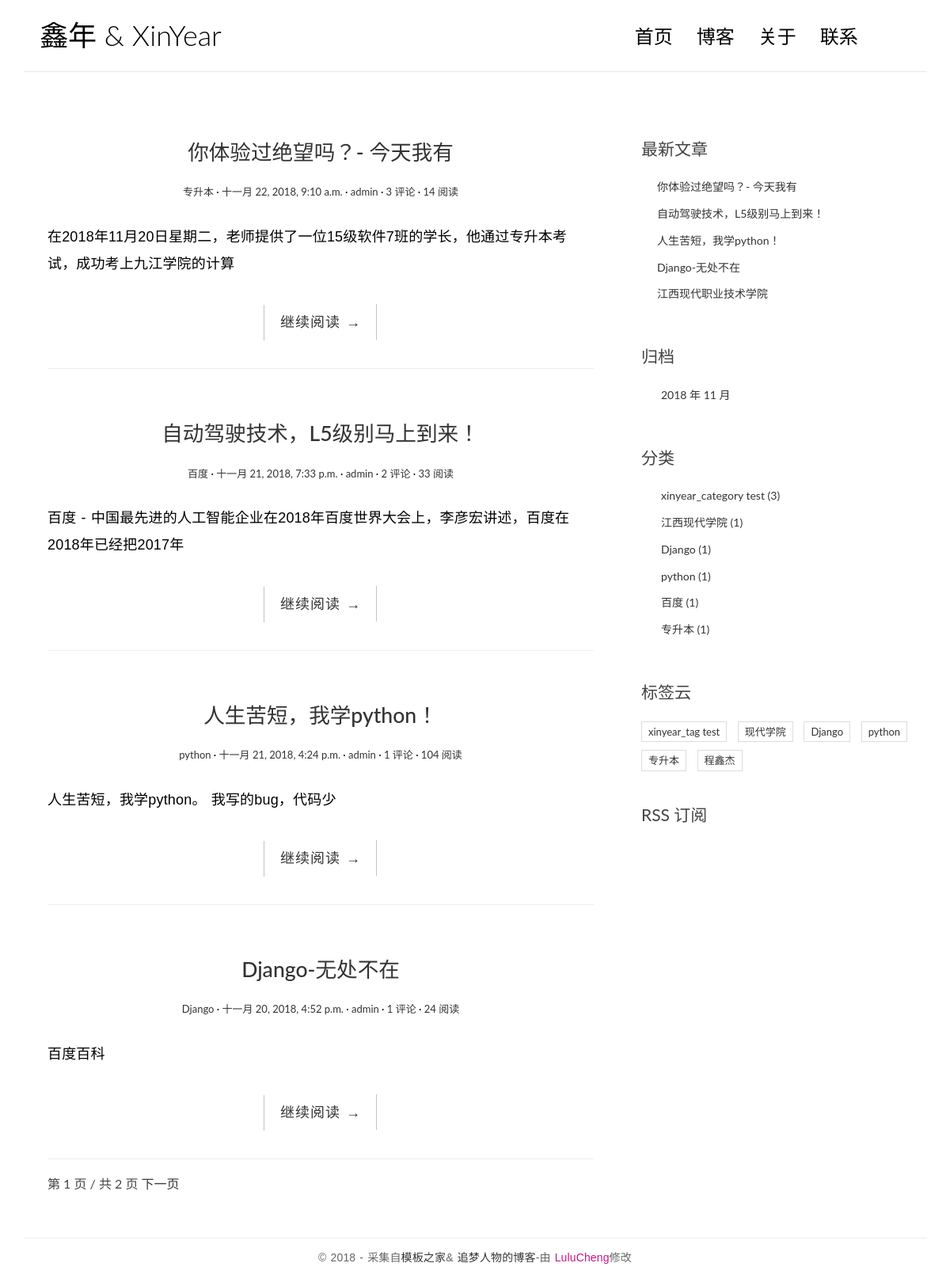
The page / on the database its author committed.
### blog/models.py (models this page shows, shortened)
@python_2_unicode_compatible
class Post(models.Model):
    title = models.CharField(max_length=70)
    body = models.TextField()
    created_time = models.DateTimeField(auto_now_add=True)
    modified_time = models.DateTimeField()
    excerpt = models.CharField(max_length=200, blank=True)
    category = models.ForeignKey(Category)
    tags = models.ManyToManyField(Tag, blank=True)
    author = models.ForeignKey(User)
    def get_absolute_url(self):
        return reverse('blog:detail', kwargs={'pk': self.pk})
    class Meta:
        ordering = ['-created_time', 'title']
    views = models.PositiveIntegerField(default=0)

@python_2_unicode_compatible
class Category(models.Model):
    name = models.CharField(max_length=100)

@python_2_unicode_compatible
class Tag(models.Model):
    name = models.CharField(max_length=100)

### blog/views.py (the view)
# urls.py: url(r'^$', views.IndexView.as_view(), name='index'),
class IndexView(ListView):
    model = Post
    template_name = 'blog/index.html'
    context_object_name = 'post_list'
    paginate_by = 4

### blog/templatetags/blog_tags.py (called while the page is built)
@register.simple_tag
def get_recent_posts(num=5):
    return Post.objects.all().order_by('-created_time')[:num]

@register.simple_tag
def archives():
    return Post.objects.dates('created_time', 'month', order='DESC')

@register.simple_tag
def get_categories():
    return Category.objects.annotate(num_posts=Count('post')).filter(num_posts__gt=0)

@register.simple_tag
def get_tags():
    return Tag.objects.annotate(num_posts=Count('post')).filter(num_posts__gt=0)

### templates/blog/index.html (shortened to what this page needs)
{% extends 'base.html' %}
{% block main %}
    {% for post in post_list %}
    <article class="post post-{{ post.pk }}">
        <header class="entry-header">
            <h1 class="entry-title">
                <a href="{{ post.get_absolute_url }}">{{ post.title }}</a>
            </h1>
            <div class="entry-meta">
                <span class="post-category"><a href="#">{{ post.category.name }}</a></span>
                <span class="post-date"><a href="#"><time class="entry-date"
                                                          datetime="{{ post.created_time }}">{{ post.created_time }}</time></a></span>
                <span class="post-author"><a href="#">{{ post.author }}</a></span>
                <span class="comments-link"><a href="#">{{ post.comment_set.count }} 评论</a></span>
                <span class="views-count"><a href="{{ post.get_absolute_url }}">{{ post.views }} 阅读</a></span>
            </div>
        </header>
        <div class="entry-content clearfix">
            <p>{{ post.excerpt }}</p>
            <div class="read-more cl-effect-14">
                <a href="{{ post.get_absolute_url }}" class="more-link">继续阅读 <span class="meta-nav">→</span></a>
            </div>
        </div>
        <hr/>
    </article>
    {% empty %}
        <div class="no-post">暂时还没有发布的文章！</div>
    {% endfor %}
    {% if is_paginated %}
    <div class="pagination-simple">
        <span class="current">第 {{ page_obj.number }} 页 / 共 {{ paginator.num_pages }} 页</span>
        {% if page_obj.has_next %}
            <a href="?page={{ page_obj.next_page_number }}">下一页</a>
        {% endif %}
    </div>
    {% endif %}
{% endblock main %}

### templates/base.html (shortened to what this page needs)
{% load staticfiles %}
{% load blog_tags %}
<!DOCTYPE html>
<html>
<head>
    <link rel="stylesheet" href="http://code.ionicframework.com/ionicons/2.0.1/css/ionicons.min.css">
    <link rel="stylesheet" href="{% static 'blog/css/bootstrap.min.css' %}">
    <link rel="stylesheet" href="{% static 'blog/css/pace.css' %}">
    <link rel="stylesheet" href="{% static 'blog/css/custom.css' %}">
    <link rel="stylesheet" href="{% static 'blog/css/highlights/github.css' %}">
</head>
<body>
<div class="container">
    <header id="site-header">
        <div class="row">
            <div class="col-md-4 col-sm-5 col-xs-8">
                <div class="logo">
                    <h1><a href="{% url 'blog:index' %}"><b>鑫年</b> &amp; XinYear</a></h1>
                </div>
            </div>
            <div class="col-md-8 col-sm-7 col-xs-4">
                <nav class="main-nav" role="navigation">
                    <div class="collapse navbar-collapse" id="bs-example-navbar-collapse-1">
                        <ul class="nav navbar-nav navbar-right">
                            <li class="cl-effect-11"><a href="{% url 'blog:index' %}" data-hover="首页">首页</a></li>
                            <li class="cl-effect-11"><a href="#" data-hover="博客">博客</a></li>
                            <li class="cl-effect-11"><a href="#" data-hover="关于">关于</a></li>
                            <li class="cl-effect-11"><a href="#" data-hover="联系">联系</a></li>
                        </ul>
                    </div>
                </nav>
            </div>
        </div>
    </header>
</div>
<div class="content-body">
    <div class="container">
        <div class="row">
            <main class="col-md-8">
                {% block main %}
                {% endblock main %}
            </main>
            <aside class="col-md-4">
                <div class="widget widget-recent-posts">
                    <h3 class="widget-title">最新文章</h3>
                    {% get_recent_posts as recent_post_list %}
                    <ul>
                        {% for post in recent_post_list %}
                        <li>
                            <a href="{{ post.get_absolute_url }}">{{ post.title }}</a>
                        </li>
                        {% empty %}
                        暂无文章！
                        {% endfor %}
                    </ul>
                </div>
                <div class="widget widget-archives">
                    <h3 class="widget-title">归档</h3>
                    {% archives as date_list %}
                    <ul>
                        {% for date in date_list %}
                        <li>
                            <a href="{% url 'blog:archives' date.year date.month %}">
                                {{ date.year }} 年 {{ date.month }} 月
                            </a>
                        </li>
                        {% empty %}
                        暂无归档！
                        {% endfor %}
                    </ul>
                </div>
                <div class="widget widget-category">
                    <h3 class="widget-title">分类</h3>
                    {% get_categories as category_list %}
                    <ul>
                        {% for category in category_list %}
                        <li>
                            <a href="{% url 'blog:category' category.pk %}">
                                {{ category.name }}
                                <span class="post-count">({{ category.num_posts }})</span
                            ></a>
                        </li>
                        {% empty %}
                        暂无分类
                        {% endfor %}
                    </ul>
                </div>
                <div class="widget widget-tag-cloud">
                    <h3 class="widget-title">标签云</h3>
                    {% get_tags as tag_list %}
                    <ul>
                        {% for tag in tag_list %}
                        <li>
                            <a href="{% url 'blog:tag' tag.pk %}">{{ tag.name }}</a>
                        </li>
                        {% empty %}
                            暂无标签
                        {% endfor %}
                    </ul>
                </div>
                <div class="rss">
                    <a href=""> RSS 订阅</a>
                </div>
            </aside>
        </div>
    </div>
</div>
<footer id="site-footer">
    <div class="container">
        <div class="row">
            <div class="col-md-12">
                <p class="copyright">&copy 2018 - 采集自<a href="http://www.cssmoban.com/"
                                                        target="_blank" title="模板之家">模板之家</a>&amp;
                    <a href="http://zmrenwu.com/" title="网页模板" target="_blank">追梦人物的博客</a>-由
                    <a href="http://www.chengcailu.cn/" title="网页模板" target="_blank" style="color: mediumvioletred;">LuluCheng</a>修改
                </p>
            </div>
        </div>
    </div>
</footer>
</body>
</html>

### blog/static/blog/css/custom.css (style rules this page uses)
* { outline: none; }
h1, h2, h3, h4, h5, h6 { margin-top: 0; }
b { font-weight: 400; }
a { color: #333; }
body { color: #444; font-family: 'Lato', sans-serif; }
p { font-family: 'Ubuntu', sans-serif; font-weight: 400; word-spacing: 1px; letter-spacing: 0.01em; }
#site-header { background-color: #FFF; padding: 25px 20px; margin-bottom: 40px; border-bottom: 1px solid #e7e7e7; }
.logo h1 a { color: #000; }
.logo h1 { margin: 0; font-family: 'Lato', sans-serif; font-weight: 300; }
.main-nav { margin-top: 11px; max-width: 95%; }
.main-nav a { color: #000000 !important; padding: 0 0 5px 0 !important; margin-right: 30px; font-family: 'Lato', sans-serif; font-weight: 300; font-size: 24px; }
.cl-effect-11 a { padding: 10px 0; color: #0972b4; text-shadow: none; }
.cl-effect-11 a::before { position: absolute; top: 0; left: 0; overflow: hidden; padding: 0 0 5px 0 !important; max-width: 0; border-bottom: 1px solid #000; color: #000; content: attr(data-hover); white-space: nowrap; -webkit-transition: max-width 0.5s; -moz-transition: max-width 0.5s; transition: max-width 0.5s; }
.content-body { padding-bottom: 4em; }
.post { background: #fff; padding: 30px 30px 0; }
.entry-title { text-align: center; font-size: 1.9em; margin-bottom: 20px; line-height: 1.6; padding: 10px 20px 0; }
.entry-meta { text-align: center; color: #DDDDDD; font-size: 13px; margin-bottom: 30px; }
.entry-content { font-size: 18px; line-height: 1.9; font-weight: 300; color: #000; }
.post-category::after, .post-date::after, .post-author::after, .comments-link::after { content: ' ·'; color: #000; }
.read-more { font-family: 'Ubuntu', sans-serif; font-weight: 400; word-spacing: 1px; letter-spacing: 0.01em; text-align: center; margin-top: 20px; }
.cl-effect-14 a { padding: 0 20px; height: 45px; line-height: 45px; position: relative; display: inline-block; margin: 15px 25px; letter-spacing: 1px; font-weight: 400; text-shadow: 0 0 1px rgba(255, 255, 255, 0.3); }
.cl-effect-14 a::before, .cl-effect-14 a::after { position: absolute; width: 45px; height: 1px; background: #C3C3C3; content: ''; -webkit-transition: all 0.3s; -moz-transition: all 0.3s; transition: all 0.3s; pointer-events: none; }
.cl-effect-14 a::before { top: 0; left: 0; -webkit-transform: rotate(90deg); -moz-transform: rotate(90deg); transform: rotate(90deg); -webkit-transform-origin: 0 0; -moz-transform-origin: 0 0; transform-origin: 0 0; }
.cl-effect-14 a::after { right: 0; bottom: 0; -webkit-transform: rotate(90deg); -moz-transform: rotate(90deg); transform: rotate(90deg); -webkit-transform-origin: 100% 0; -moz-transform-origin: 100% 0; transform-origin: 100% 0; }
.widget { background: #fff; padding: 30px 0 0; }
.widget-title { font-size: 1.5em; margin-bottom: 20px; line-height: 1.6; padding: 10px 0 0; font-weight: 400; }
.widget-recent-posts ul { padding: 0; margin: 0; padding-left: 20px; }
.widget-recent-posts ul li { list-style-type: none; position: relative; line-height: 170%; margin-bottom: 10px; }
.widget-recent-posts ul li::before { content: '\f3d3'; font-family: "Ionicons"; position: absolute; left: -17px; top: 3px; font-size: 16px; color: #000; }
.widget-archives ul { padding: 0; margin: 0; padding-left: 25px; }
.widget-archives ul li { list-style-type: none; position: relative; line-height: 170%; margin-bottom: 10px; }
.widget-archives ul li::before { content: '\f3f3'; font-family: "Ionicons"; position: absolute; left: -25px; top: 1px; font-size: 16px; color: #000; }
.widget-category ul { padding: 0; margin: 0; padding-left: 25px; }
.widget-category ul li { list-style-type: none; position: relative; line-height: 170%; margin-bottom: 10px; }
.widget-category ul li::before { content: '\f3fe'; font-family: "Ionicons"; position: absolute; left: -25px; top: 1px; font-size: 18px; color: #000; }
.widget-tag-cloud ul { padding: 0; margin: 0; margin-right: -10px; }
.widget-tag-cloud ul li { list-style-type: none; font-size: 13px; display: inline-block; margin-right: 10px; margin-bottom: 10px; padding: 3px 8px; border: 1px solid #ddd; }
.rss { font-size: 21px; margin-top: 30px; }
.rss a { color: #444; }
#site-footer { padding-top: 10px; padding: 0 0 1.5em 0; }
.copyright { text-align: center; padding-top: 1em; margin: 0; border-top: 1px solid #eee; color: #666; }
.pagination-simple { padding-left: 30px; font-size: 16px; }

### rows shown on the page
Post: title "你体验过绝望吗？- 今天我有", category.name "专升本", created_time "十一月 22, 2018, 9:10 a.m.", author "admin", comment_set.count "3", views "14", excerpt "在2018年11月20日星期二，老师提供了一位15级软件7班的学长，他通过专升本考试，成功考上九江学院的计算"
Post: title "自动驾驶技术，L5级别马上到来！", category.name "百度", created_time "十一月 21, 2018, 7:33 p.m.", author "admin", comment_set.count "2", views "33", excerpt "百度 - 中国最先进的人工智能企业在2018年百度世界大会上，李彦宏讲述，百度在2018年已经把2017年"
Post: title "人生苦短，我学python！", category.name "python", created_time "十一月 21, 2018, 4:24 p.m.", author "admin", comment_set.count "1", views "104", excerpt "人生苦短，我学python。 我写的bug，代码少"
Post: title "Django-无处不在", category.name "Django", created_time "十一月 20, 2018, 4:52 p.m.", author "admin", comment_set.count "1", views "24", excerpt "百度百科"
Post: title "江西现代职业技术学院"
Category: name "xinyear_category test", num_posts "3"
Category: name "江西现代学院", num_posts "1"
Category: name "Django", num_posts "1"
Category: name "python", num_posts "1"
Category: name "百度", num_posts "1"
Category: name "专升本", num_posts "1"
Tag: name "xinyear_tag test"
Tag: name "现代学院"
Tag: name "Django"
Tag: name "python"
Tag: name "专升本"
Tag: name "程鑫杰"

### other values the page prints
{{ page_obj.number }} "1"
{{ paginator.num_pages }} "2"
{{ date.year }} "2018"
{{ date.month }} "11"
